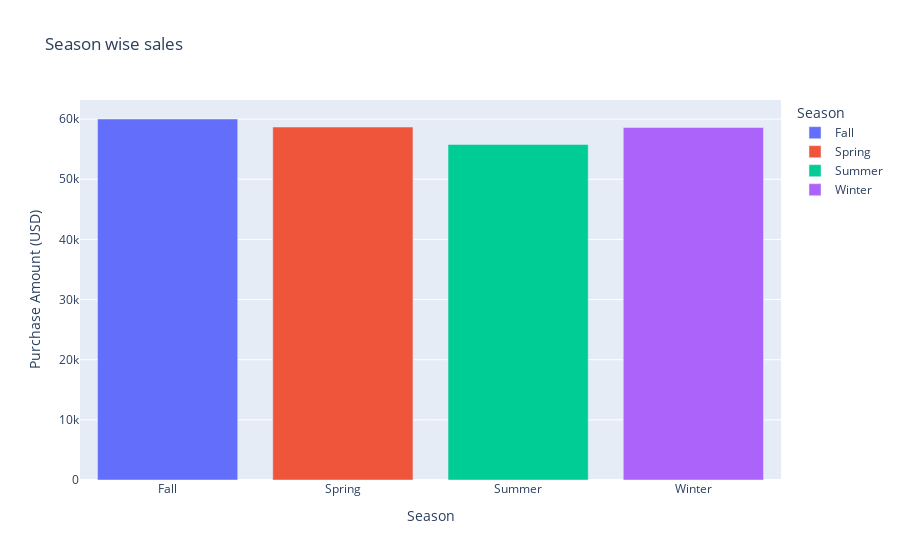

Notebook code for this chart:
### Code cell
fig = px.bar(
    df_season,
    x="Season",
    y="Purchase Amount (USD)",
    color="Season",
    title="Season wise sales"
)

fig.update_layout(showlegend=True)

fig.show()

### Figure 1 — Plotly figure (JSON) as saved in the notebook; plotly's stock layout.template omitted (floating-point values rounded to 4 significant figures)
{"data": [{"alignmentgroup": "True", "hovertemplate": "Season=%{x}<br>Purchase Amount (USD)=%{y}<extra></extra>", "legendgroup": "Fall", "marker": {"color": "#636efa", "pattern": {"shape": ""}}, "name": "Fall", "offsetgroup": "Fall", "orientation": "v", "showlegend": true, "textposition": "auto", "type": "bar", "x": ["Fall"], "xaxis": "x", "y": [60018], "yaxis": "y"}, {"alignmentgroup": "True", "hovertemplate": "Season=%{x}<br>Purchase Amount (USD)=%{y}<extra></extra>", "legendgroup": "Spring", "marker": {"color": "#EF553B", "pattern": {"shape": ""}}, "name": "Spring", "offsetgroup": "Spring", "orientation": "v", "showlegend": true, "textposition": "auto", "type": "bar", "x": ["Spring"], "xaxis": "x", "y": [58679], "yaxis": "y"}, {"alignmentgroup": "True", "hovertemplate": "Season=%{x}<br>Purchase Amount (USD)=%{y}<extra></extra>", "legendgroup": "Summer", "marker": {"color": "#00cc96", "pattern": {"shape": ""}}, "name": "Summer", "offsetgroup": "Summer", "orientation": "v", "showlegend": true, "textposition": "auto", "type": "bar", "x": ["Summer"], "xaxis": "x", "y": [55777], "yaxis": "y"}, {"alignmentgroup": "True", "hovertemplate": "Season=%{x}<br>Purchase Amount (USD)=%{y}<extra></extra>", "legendgroup": "Winter", "marker": {"color": "#ab63fa", "pattern": {"shape": ""}}, "name": "Winter", "offsetgroup": "Winter", "orientation": "v", "showlegend": true, "textposition": "auto", "type": "bar", "x": ["Winter"], "xaxis": "x", "y": [58607], "yaxis": "y"}], "layout": {"barmode": "relative", "legend": {"title": {"text": "Season"}, "tracegroupgap": 0}, "showlegend": true, "title": {"text": "Season wise sales"}, "xaxis": {"anchor": "y", "categoryarray": ["Fall", "Spring", "Summer", "Winter"], "categoryorder": "array", "domain": [0, 1], "title": {"text": "Season"}}, "yaxis": {"anchor": "x", "domain": [0, 1], "title": {"text": "Purchase Amount (USD)"}}}}
